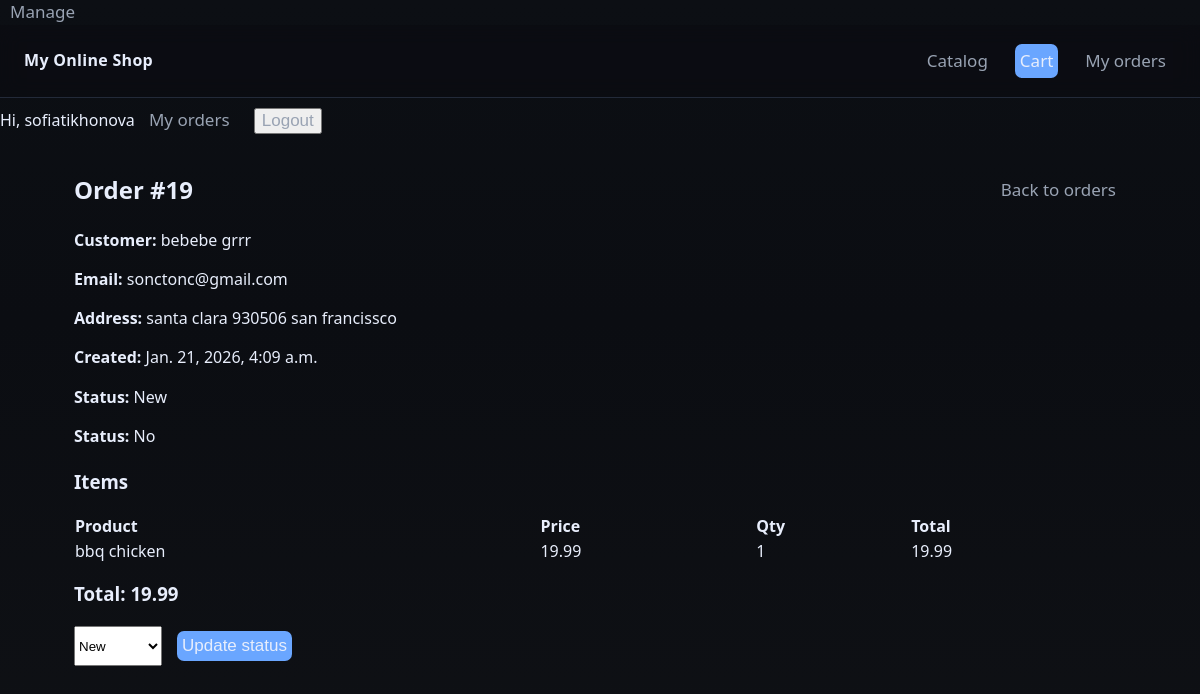
Page /manage/orders/19/ (signed in) on the earlier database version.
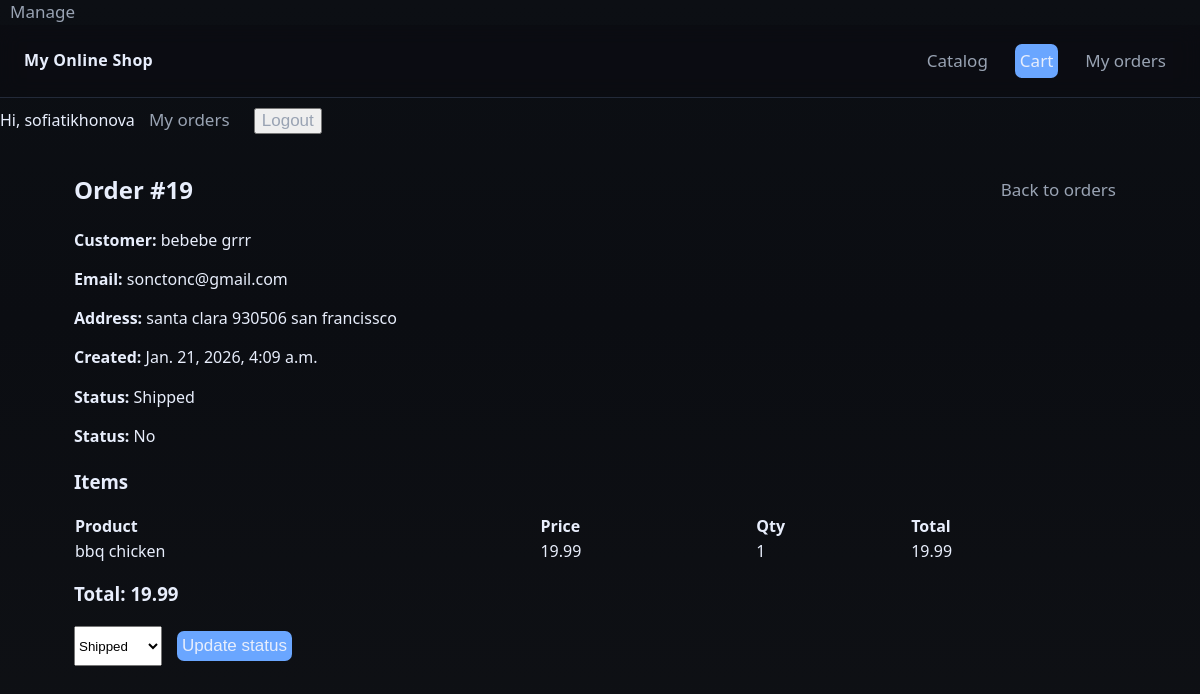
Same page on the later database version.
### shop/models.py (models this page shows, shortened)
class Order(models.Model):
    STATUS_NEW='new'
    STATUS_PROCESSING='processing'
    STATUS_SHIPPED='shipped'
    STATUS_COMPLETED='completed'
    STATUS_CANCELLED='cancelled'
    STATUS_CHOICES=[
        (STATUS_NEW, 'New'),
        (STATUS_PROCESSING, 'Processing'),
        (STATUS_SHIPPED, 'Shipped'),
        (STATUS_COMPLETED, 'Completed'),
        (STATUS_CANCELLED, 'Cancelled'),
    ]
    first_name=models.CharField(max_length=50)
    last_name=models.CharField(max_length=50, blank=True)
    email=models.EmailField()
    address=models.CharField(max_length=50)
    city=models.CharField(max_length=100, blank=True)
    status=models.CharField(
        max_length=20,
        choices=STATUS_CHOICES,
        default=STATUS_NEW,
        db_index=True
    )
    created=models.DateTimeField(default=timezone.now, db_index=True)
    paid=models.BooleanField(default=False)
    payment_id=models.CharField(max_length=100, blank=True)
    user = models.ForeignKey(
        settings.AUTH_USER_MODEL,
        on_delete=models.SET_NULL,
        null=True,
        blank=True,
        related_name="orders"
    )
    class Meta:
        ordering=['-created']
    def get_total_cost(self):
        return sum(item.get_cost() for item in self.items.all())

class OrderItem(models.Model):
    order=models.ForeignKey(Order, related_name='items', on_delete=models.CASCADE)
    product=models.ForeignKey(Product, related_name='order_items', on_delete=models.PROTECT)
    price=models.DecimalField(max_digits=10, decimal_places=2)
    quantity=models.PositiveIntegerField(default=1)
    def get_cost(self):
        return self.price*self.quantity

### shop/views.py (the view)
# urls.py: path('manage/orders/<int:order_id>/', views.manage_order_detail, name='manage_order_detail'),
@login_required
@permission_required('shop.view_order', raise_exception=True)
def manage_order_detail(request, order_id):
    from .models import Order
    order=get_object_or_404(Order, id=order_id)
    items=order.items.select_related('product')
    return render(request, 'shop/manage/order_detail.html',{
        'order':order,
        'items':items,
    })

### shop/templates/shop/manage/order_detail.html (shortened to what this page needs)
{%extends 'shop/base.html'%}
{%block content%}
<section class="panel">
    <div style="display:flex; justify-content:space-between; align-items:center;">
        <h2 style="margin:0;">Order #{{ order.id }}</h2>
        <a href="{%url 'shop:manage_orders'%}" class="btn">Back to orders</a>
    </div>
    <div style="margin-top:12px;">
        <p><strong>Customer:</strong> {{order.first_name}} {{order.last_name}}</p>
        <p><strong>Email:</strong> {{order.email}}</p>
        <p><strong>Address:</strong> {{order.address}} {{order.city}}</p>
        <p><strong>Created:</strong> {{order.created}}</p>
        <p>
            <strong>Status:</strong>
            <span class="badge">{{order.get_status_display}}</span>
        </p>
        <p>
            <strong>Status:</strong>
            {%if order.paid%} Yes {%else%} No {%endif%}
        </p>
    </div>
    <h3 style="margin-top:20px;">Items</h3>
    <table style="width:100%; border-collapse:collapse;">
        <tr>
            <th align="left">Product</th>
            <th align="left">Price</th>
            <th align="left">Qty</th>
            <th align="left">Total</th>
        </tr>
        {%for item in items%}
        <tr>
            <td>{{item.product.name}}</td>
            <td>{{item.price}}</td>
            <td>{{item.quantity}}</td>
            <td>{{item.get_cost}}</td>
        </tr>
        {%endfor%}
    </table>
    <h3 style="margin-top:16px;">Total: {{order.get_total_cost}}</h3>
    {%if perms.shop.change_order%}
    <form method="post" action="{%url 'shop:manage_order_status' order.id%}" style="margin-top:16px; display:flex; gap:10px;">
        <select name="status">
            {%for key,label in order.STATUS_CHOICES%}
            <option value="{{key}}" {% if order.status == key %}selected{%endif%}>
                {{label}}
            </option>
            {%endfor%}
        </select>
        <button class="btn btn--primary" type="submit">Update status</button>
    </form>
    {%endif%}
</section>
{%endblock%}

Differences in the rows shown:
changed Order "bebebe": status "New" → "Shipped"
